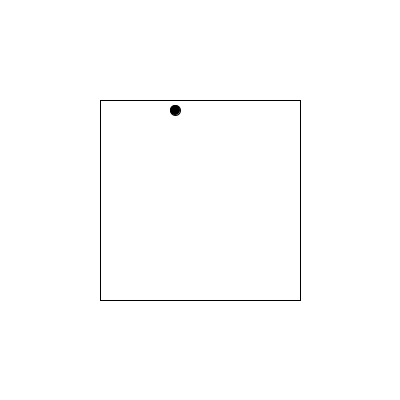
Frame 1 (no input)
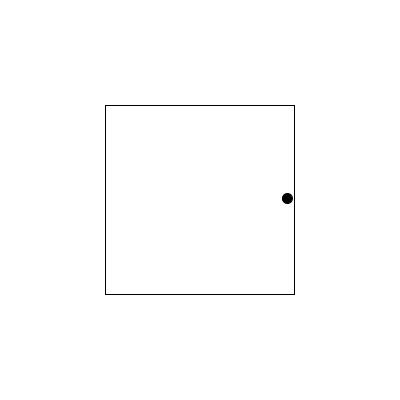
Frame 60 (the mouse pressed at the canvas centre just before this capture)
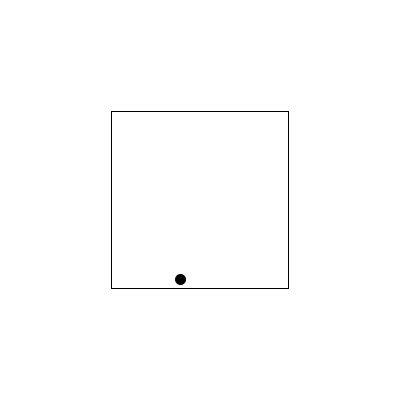
Frame 120 (the mouse held since frame 60 and released just before this capture)

The Processing sketch that drew these frames (run headless with seeded random() and noise(); from frame 60 on, the mouse is pressed at the canvas centre):

// Processing sketch: Bouncing_ball
// ── Bouncing_ball.pde
float rectX = 200;
float rectY = 200;

float ellW = 10;
float elX = 175;
float elY = 110;

float length = 200;

float shrink = 0.20;
boolean turnX = false;
boolean turnY = false;
float speedY = 1.5;
float speedX = 1.9;

float border;

void setup(){
  size(400, 400);
  frameRate(120);
}

void draw(){
  background(255,255,255);
  rectMode(CENTER);
  rect(rectX, rectY, length, length);
  fill(0,0,0);
  ellipse(elX,elY,ellW,ellW);
  noFill();
  
  border = Math.abs((400/2) - (length/2));
  
  elX = elX + speedX;
  elY = elY + speedY;
  
  length = length  -shrink;
  
  if(elX - ellW/2 <= border){
    speedX = Math.abs(speedX);
    
  }
  if(elX + ellW/2 >= 400-border){
    speedX = -Math.abs(speedX);
  }
    
  if(elY - ellW/2 <= border ){
    speedY = Math.abs(speedY); 
  }
  if(elY + ellW/2 >= 400-border)
    speedY = -Math.abs(speedY);
  
  
  if(turnX == true){
    speedX = -speedX;
    turnX = false;
  }
  

  /*}
  if(length <= 35){
    shrink = 0;
  }*/
  println("speedY " + speedY + " speedX " + speedX);
  
  
}
